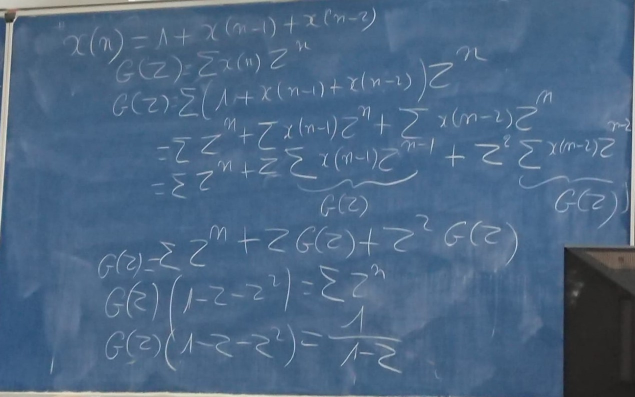
#> input picture Ressources/VALIDATIONNEPASTOUCHER/1.jpg, 1270 x 794 px, found by its file name (shown at 1/2 size)
$ python -i tableau_composantes_connexes.py   (imports and definitions only)   (older library calls are emulated)
#> lines starting #> are read from the running program, lines starting #| are printed output that depends on the picture; after the words box and inside, x2 and y2 are one past the last pixel; in counts of white or black regions, pixels touching at a corner belong together
### Code/traitements_basiques.py
import cv2 as cv
import numpy as np


def get_intersection(line1, line2):
    """
    Get the intersection of two lines
    :param line1: the first line
    :param line2: the second line
    :return: [x, y] the coordinates of the intersection
    """
    x1, y1, x2, y2 = line1
    x3, y3, x4, y4 = line2

    # Avoid division by zero
    if x1 == x2:
        x1 += 0.0000001
    if x3 == x4:
        x3 += 0.0000001

    # Compute the two lines' equations

    a1 = (y2 - y1) / (x2 - x1)
    b1 = y1 - a1 * x1

    a2 = (y4 - y3) / (x4 - x3)
    b2 = y3 - a2 * x3

    # Compute the intersection

    x = (b2 - b1) / (a1 - a2)
    y = a1 * x + b1

    return [x, y]


# [47 lines left out: functions get_edges, get_all_lines, lines_extraction, not called in this run]

### Code/tableau_composantes_connexes.py
import os

import cv2 as cv
import numpy as np

from Code import validation_comparaison
from Code.traitements_basiques import get_intersection

# [1 line not run here, left out]
totalpourcent = []


def calculEuclidienne(point1, point2):
    point1 = list(point1[0])
    point2 = list(point2[0])
    return np.sqrt((point1[0] - point2[0]) ** 2 + (point1[1] - point2[1]) ** 2)


def get_board(nomImage):
    image = cv.imread("../Ressources/VALIDATIONNEPASTOUCHER/" + nomImage)
#> image is the input picture: shape (794, 1270, 3); mean B, G, R 132.7, 103.9, 77

    # Resize image
    width = image.shape[1]
    height = image.shape[0]
    ratio = 1024 / width
    dim = (1024, int(height * ratio))

    img = cv.resize(image, dsize=dim)

    # Make image grayscale
    gray = cv.cvtColor(img, cv.COLOR_BGR2GRAY)
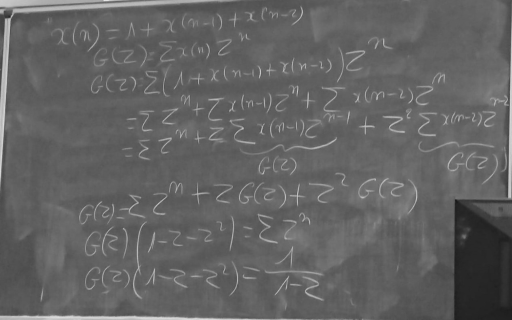
#> gray: shape (640, 1024) (shown at 1/2 size); min 24, max 243, mean 99

    # Get the edges
    edges = edges = cv.Canny(gray, 50, 150, apertureSize=3)
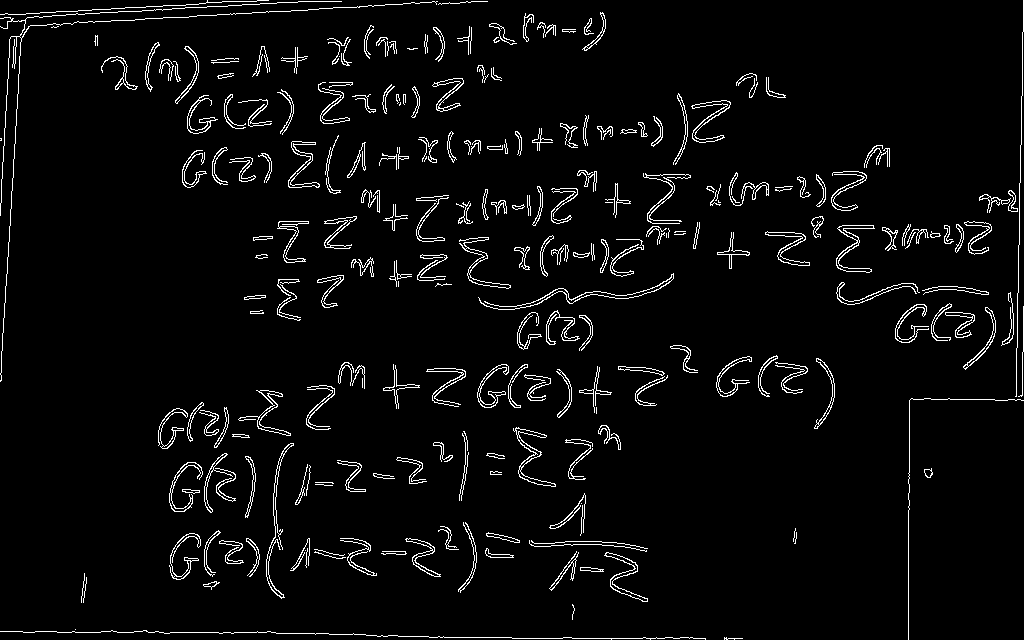
#> edges: shape (640, 1024); 4% white in thin lines or dots

    # Dilate the image
    kernel = np.ones((5, 5), np.uint8)
    edges = cv.dilate(edges, kernel, iterations=1)
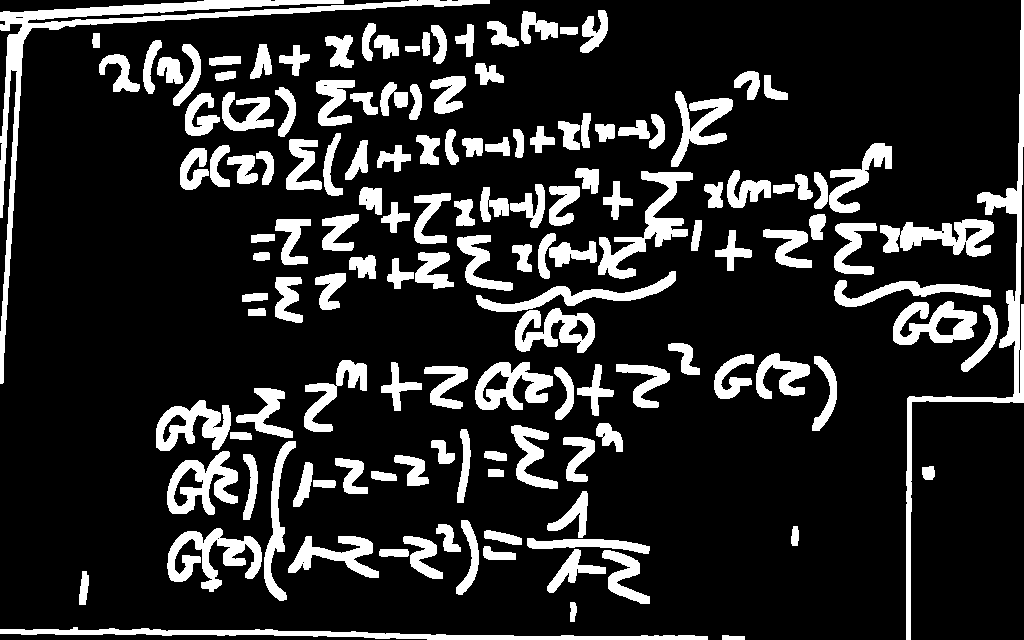
#> edges: shape (640, 1024); 16.9% white; 142 white regions, largest, box (x1, y1, x2, y2) and area: (0, 0, 490, 384) 8327, (906, 0, 1024, 640) 5197, (0, 627, 708, 640) 3558

    # Get complementary image
    edges = cv.bitwise_not(edges)

    # Get the connected components
    nb_components, output, stats, centroids = cv.connectedComponentsWithStats(edges, connectivity=8)
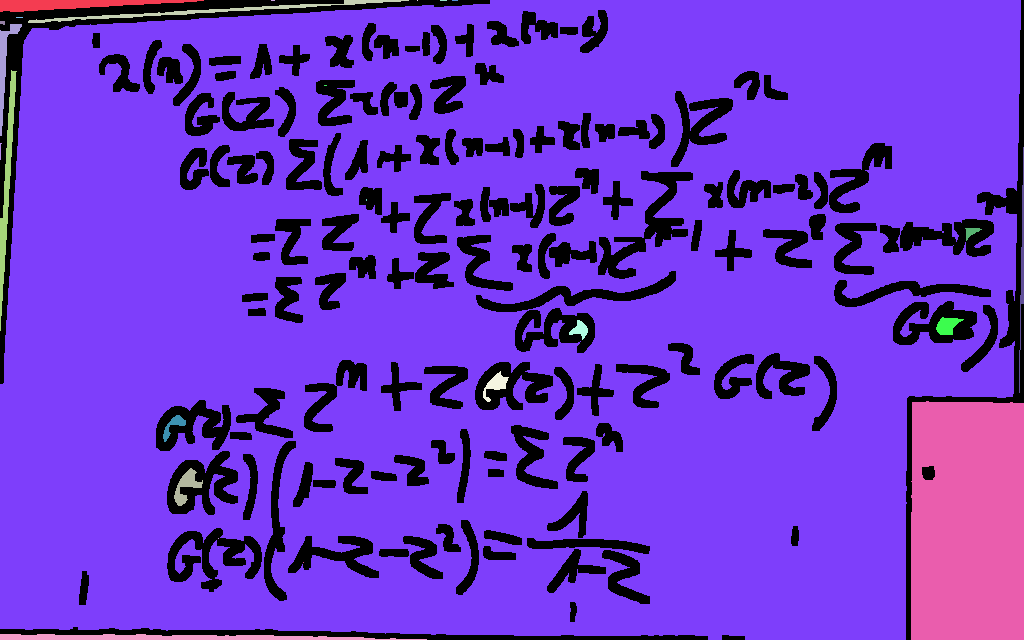
#> output: shape (640, 1024) int32; 26 distinct labels, from 0 to 25; one colour per label, 0 black
#> nb_components = 26; stats = 26 rows, first 6: [0, 0, 1024, 640, 110942], [0, 0, 204, 12, 1397], [271, 0, 4, 1, 4], [28, 0, 381, 23, 1165], [417, 0, 1, 1, 1], [440, 0, 7, 1, 7]; centroids = 26 pairs, first value 0.0556 to 1021.7, second value 0 to 637.1

    # Find the biggest component in the center of the image
    max_area = 0
    max_label = 0

    center_x = img.shape[1] // 2
    center_y = img.shape[0] // 2

    delta = 50

    for i in range(1, nb_components):
        try:
            inCenter = any(
                [output[c_x, c_y] == i
                 for c_x in range(center_x - delta, center_x + delta)
                 for c_y in range(center_y - delta, center_y + delta)
                 ]
            )
        except IndexError:
            inCenter = False

        if inCenter and max_area < stats[i, cv.CC_STAT_AREA]:
            max_label = i
            max_area = stats[i, cv.CC_STAT_AREA]
#> this loop made 25 passes
#> (inCenter, max_area) on pass 7: (True, 509460)
#> after the loop, max_area = 509460; max_label = 7

    max_x = stats[max_label, cv.CC_STAT_LEFT]
#> max_x = 0
    max_y = stats[max_label, cv.CC_STAT_TOP]
#> max_y = 0
    max_width = stats[max_label, cv.CC_STAT_WIDTH]
#> max_width = 1021
    max_height = stats[max_label, cv.CC_STAT_HEIGHT]
#> max_height = 640

    # find 4 corners of the biggest components
    biggestcc = np.zeros((img.shape[0], img.shape[1], 3), np.uint8)
    biggestcc[output == max_label] = [255, 255, 255]

    # Close the edges
    kernel = np.ones((30, 30), np.uint8)
    biggestcc = cv.morphologyEx(biggestcc, cv.MORPH_CLOSE, kernel)

    # Find contours of the current component
    contours, _ = cv.findContours(biggestcc[:, :, 0].astype(np.uint8), cv.RETR_EXTERNAL, cv.CHAIN_APPROX_SIMPLE)
    contour = contours[0]  # Assuming there's only one contour
    # Approximate the contour to a polygon
    epsilon = 0.01 * cv.arcLength(contour, True)
    approx = cv.approxPolyDP(contour, epsilon, True)

    # Draw the corners of the trapeze
    for point in approx:
        cv.circle(biggestcc, tuple(point[0]), 5, (0, 0, 255), -1)

    # keep the 4 edges with the biggest distance between consécutive points
    approx_edges = [(approx[i],
                     approx[(i + 1) % len(approx)],
                     calculEuclidienne(approx[i], approx[(i + 1) % len(approx)]))
                    for i in range(len(approx))]

    # [15 lines of commented-out code are left out]

    kept_approx_edges = sorted(approx_edges, key=lambda x: x[2], reverse=True)[:4]

    # delete the distance
    approx_edges = [(edge[0], edge[1]) for edge in kept_approx_edges]
    # Get back at the old order
    approx_edges = sorted(approx_edges, key=lambda x: approx.tolist().index(x[0].tolist()))

    # draw the edges
    for edge in approx_edges:
        pt1 = tuple(edge[0][0])
        pt2 = tuple(edge[1][0])
        cv.line(biggestcc, pt1, pt2, (0, 255, 0), 5)
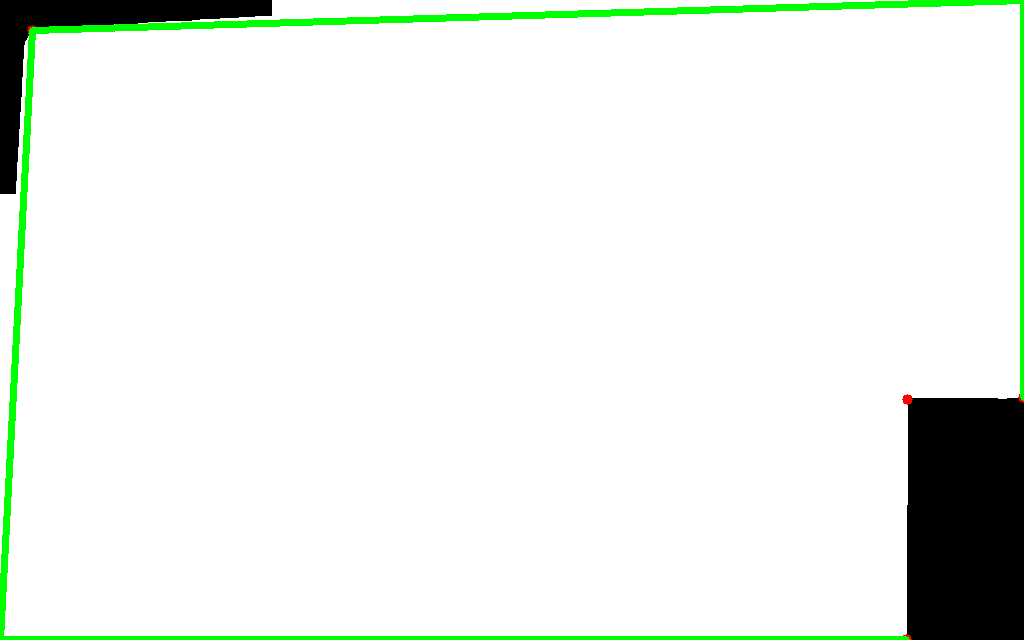
#> biggestcc: shape (640, 1024, 3); mean of channels 0, 1, 2 234, 240.3, 234; drawn as B, G, R

    # get the 4 corners
    corners = []
    # get the intersection of the edges
    for i in range(len(approx_edges)):
        line1 = approx_edges[i]
        line2 = approx_edges[(i + 1) % len(approx_edges)]

        line1 = list(line1[0][0]) + list(line1[1][0])
        line2 = list(line2[0][0]) + list(line2[1][0])

        intersection = get_intersection(line1, line2)
        intersection = tuple([int(intersection[0]), int(intersection[1])])
        corners.append(intersection)
        cv.circle(biggestcc, intersection, 5, (255, 0, 0), -1)
#> biggestcc: shape (640, 1024, 3); 0.02% of pixels changed, all inside (x1, y1, x2, y2) = (0, 0, 1024, 640)
#> after the loop, corners = [(0, 639), (1023, 639), (1023, 0), (32, 30)]

    # Find the corners of the board
    xsorted = sorted(corners, key=lambda x: x[0])
#> xsorted = [(0, 639), (32, 30), (1023, 639), (1023, 0)]
    left = xsorted[:2]
#> left = [(0, 639), (32, 30)]
    right = xsorted[2:]
#> right = [(1023, 639), (1023, 0)]
    ysorted = sorted(left, key=lambda x: x[1])
#> ysorted = [(32, 30), (0, 639)]
    ptTopLeft = ysorted[0]
#> ptTopLeft = (32, 30)
    ptBottomLeft = ysorted[1]
#> ptBottomLeft = (0, 639)
    ysorted = sorted(right, key=lambda x: x[1])
#> ysorted = [(1023, 0), (1023, 639)]
    ptTopRight = ysorted[0]
#> ptTopRight = (1023, 0)
    ptBottomRight = ysorted[1]
#> ptBottomRight = (1023, 639)

    # Apply perspective transform
    pts1 = np.float32([ptTopLeft, ptTopRight, ptBottomRight, ptBottomLeft])
#> pts1 = [[32, 30], [1023, 0], [1023, 639], [0, 639]]

    # transform pts1 into point before resize
    pts1 = np.float32([[int(pt[0] / ratio), int(pt[1] / ratio)] for pt in pts1])
#> pts1 = [[39, 37], [1268, 0], [1268, 792], [0, 792]]

    ratio2 = (((ptTopRight[0] - ptTopLeft[0]) + (ptBottomRight[0] - ptBottomLeft[0])) / 2) / (
            ((ptBottomLeft[1] - ptTopLeft[1]) + (ptBottomRight[1] - ptTopRight[1])) / 2)
#> ratio2 = 1.61

    boardW = 1024
    boardH = int(boardW / ratio2)
#> boardH = 634

    pts2 = np.float32([[0, 0], [boardW, 0], [boardW, boardH], [0, boardH]])
#> pts2 = [[0, 0], [1024, 0], [1024, 634], [0, 634]]

    M = cv.getPerspectiveTransform(pts1, pts2)
#> M = [[0.878, 0.0454, -35.93], [0.0262, 0.871, -33.23], [4.13e-05, 4.43e-05, 1]]

    transformed = np.zeros((int(boardW), int(boardH)), dtype=np.uint8)
    board = cv.warpPerspective(image, M, transformed.shape)
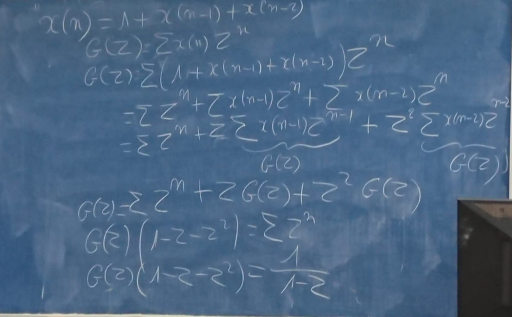
#> board: shape (634, 1024, 3) (shown at 1/2 size); mean B, G, R 132.8, 103, 75.4

    # [7 lines of commented-out code are left out]
    binaryImage = np.zeros((img.shape[0], img.shape[1]), dtype=np.uint8)
    points = np.array([ptTopLeft, ptTopRight, ptBottomRight, ptBottomLeft], np.int32)
#> points = [[32, 30], [1023, 0], [1023, 639], [0, 639]]

    cv.fillPoly(binaryImage, pts=[points], color=(255, 255, 255))
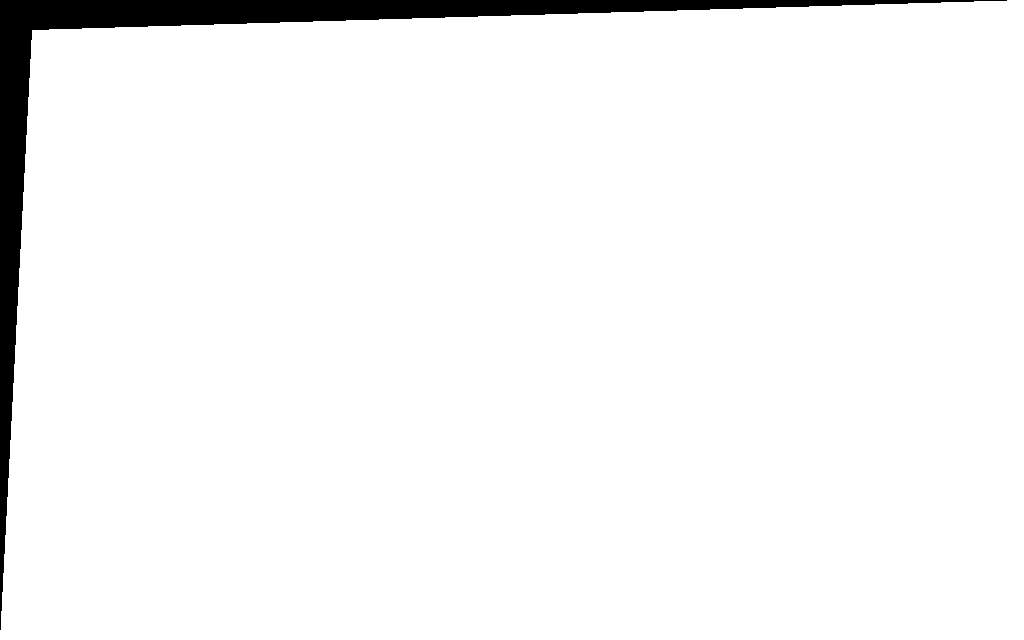
#> binaryImage: shape (640, 1024); 96.1% white; 1 black region, box (x1, y1, x2, y2) and area: (0, 0, 1007, 630) 25600
    cv.imwrite('Resultats/binary.jpg', binaryImage)
    # [12 lines of commented-out code are left out]

    return board, binaryImage, M


# [17 lines left out: function doALL, not called in this run]


# [2 lines not run here, left out]

    # getBoardCC("79.jpg")
    # cv.waitKey(0)
    # cv.destroyAllWindows()

>>> result = get_board('../Ressources/VALIDATIONNEPASTOUCHER/1.jpg')

$ run again, on Ressources/VALIDATIONNEPASTOUCHER/18.jpg
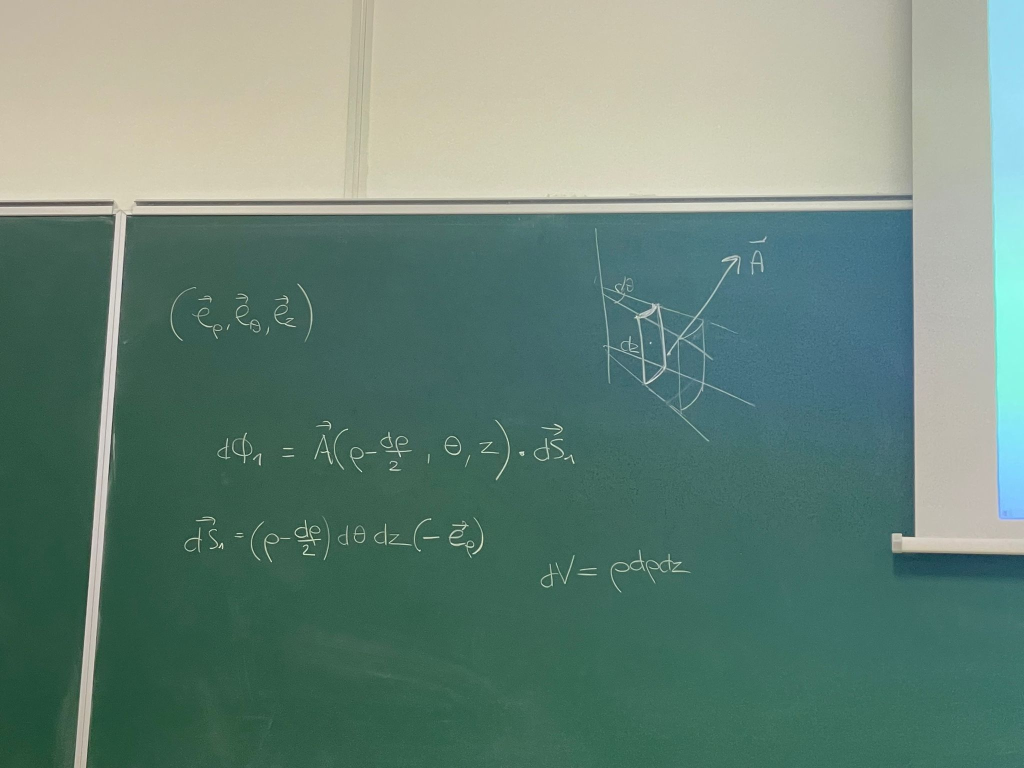
#> input picture Ressources/VALIDATIONNEPASTOUCHER/18.jpg, 2048 x 1536 px, found by its file name (shown at 1/2 size)
#> in get_board, image is the input picture: shape (1536, 2048, 3); mean B, G, R 120.7, 133.4, 105.8
#> in get_board, `nb_components, output, stats, centroids = cv.connectedComponentsWithSt..`:
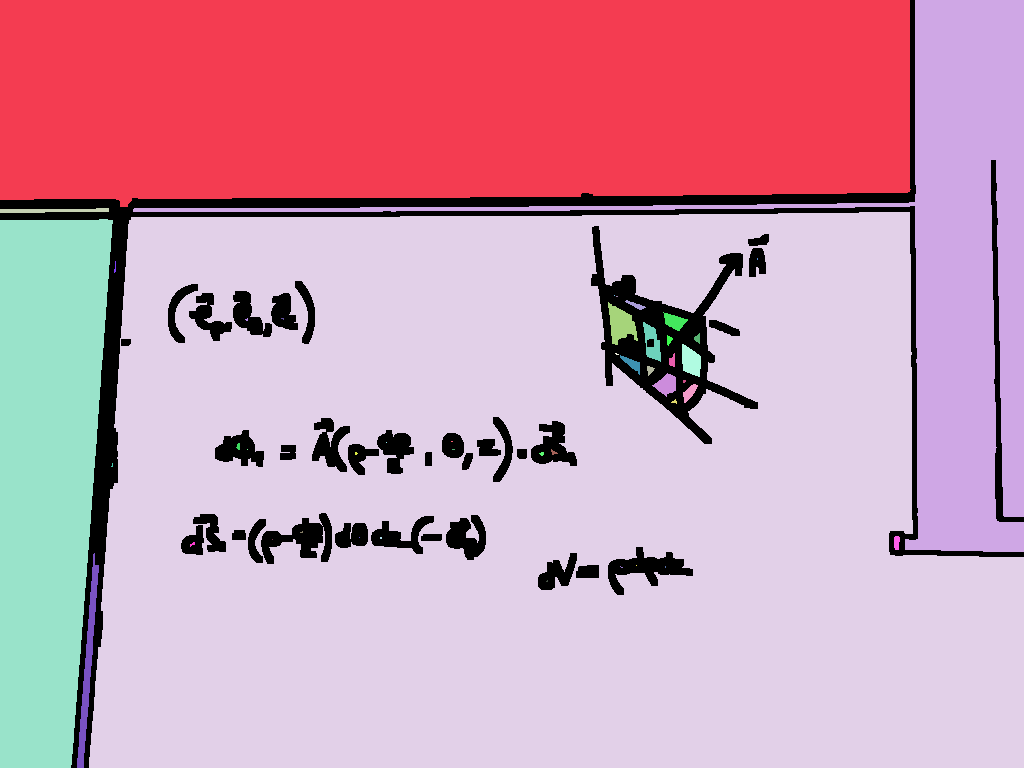
#> output: shape (768, 1024) int32; 47 distinct labels, from 0 to 46; one colour per label, 0 black
#> nb_components = 47; stats = 47 rows, first 6: [0, 0, 1024, 768, 57426], [0, 0, 911, 207, 179294], [133, 0, 891, 552, 60806], [0, 208, 109, 5, 385], [89, 212, 935, 556, 433534], [0, 219, 113, 549, 50667]; centroids = 47 pairs, first value 46.5 to 944.7, second value 98.03 to 665.3
#> the loop in get_board, `for i in range(1, nb_components):` made 46 passes
#> (inCenter, max_area) on pass 4: (True, 433534)
#> after the loop in get_board, `for i in range(1, nb_components):`: max_area = 433534; max_label = 4
#> max_x = 89
#> max_y = 212
#> max_width = 935
#> max_height = 556
#> after the loop in get_board, `for i in range(len(approx_edges)):`: corners = [(132, 218), (90, 767), (914, 767), (909, 212)]
#> xsorted = [(90, 767), (132, 218), (909, 212), (914, 767)]
#> left = [(90, 767), (132, 218)]
#> right = [(909, 212), (914, 767)]
#> in get_board, `ysorted = sorted(left, key=lambda x: x[1])`: ysorted = [(132, 218), (90, 767)]
#> ptTopLeft = (132, 218)
#> ptBottomLeft = (90, 767)
#> in get_board, `ysorted = sorted(right, key=lambda x: x[1])`: ysorted = [(909, 212), (914, 767)]
#> ptTopRight = (909, 212)
#> ptBottomRight = (914, 767)
#> in get_board, `pts1 = np.float32([ptTopLeft, ptTopRight, ptBottomRight, ptBottomLeft])`: pts1 = [[132, 218], [909, 212], [914, 767], [90, 767]]
#> in get_board, `pts1 = np.float32([[int(pt[0] / ratio), int(pt[1] / ratio)] for pt in ..`: pts1 = [[264, 436], [1818, 424], [1828, 1534], [180, 1534]]
#> ratio2 = 1.45
#> boardH = 706
#> pts2 = [[0, 0], [1024, 0], [1024, 706], [0, 706]]
#> M = [[0.684, 0.0524, -203.5], [0.00541, 0.701, -306.9], [7.66e-06, 5.71e-05, 1]]
#> points = [[132, 218], [909, 212], [914, 767], [90, 767]]
#> in get_board, `cv.fillPoly(binaryImage, pts=[points], color=(255, 255, 255))`:
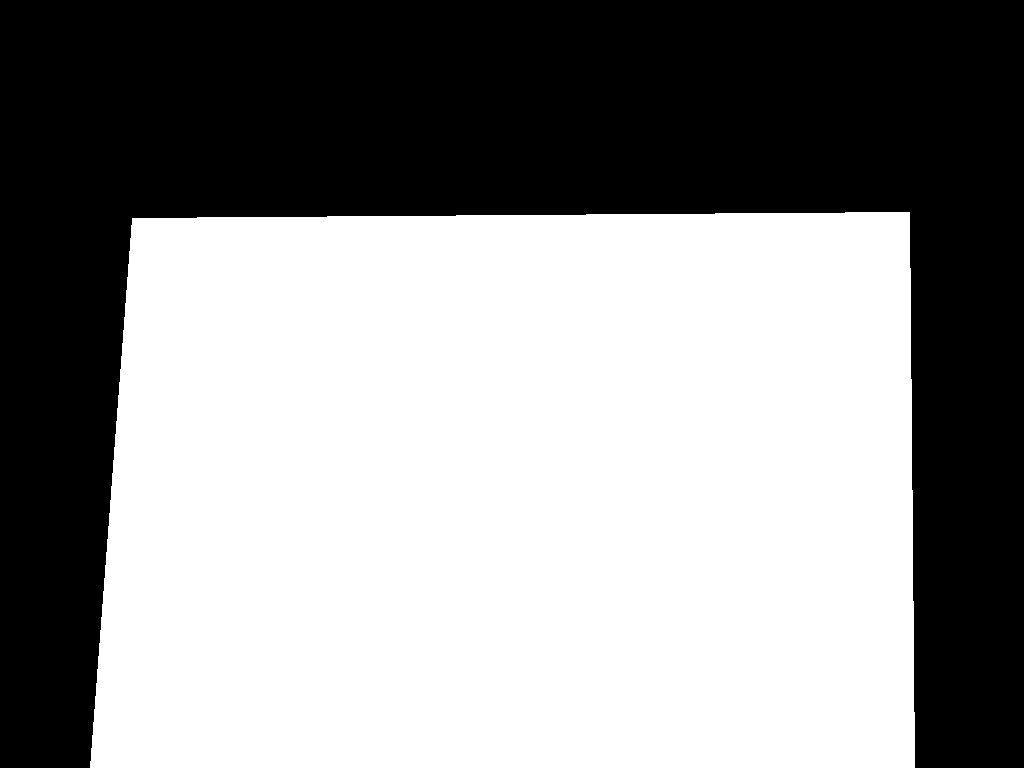
#> binaryImage: shape (768, 1024); 56.4% white; 1 black region, box (x1, y1, x2, y2) and area: (0, 0, 1024, 768) 343258
